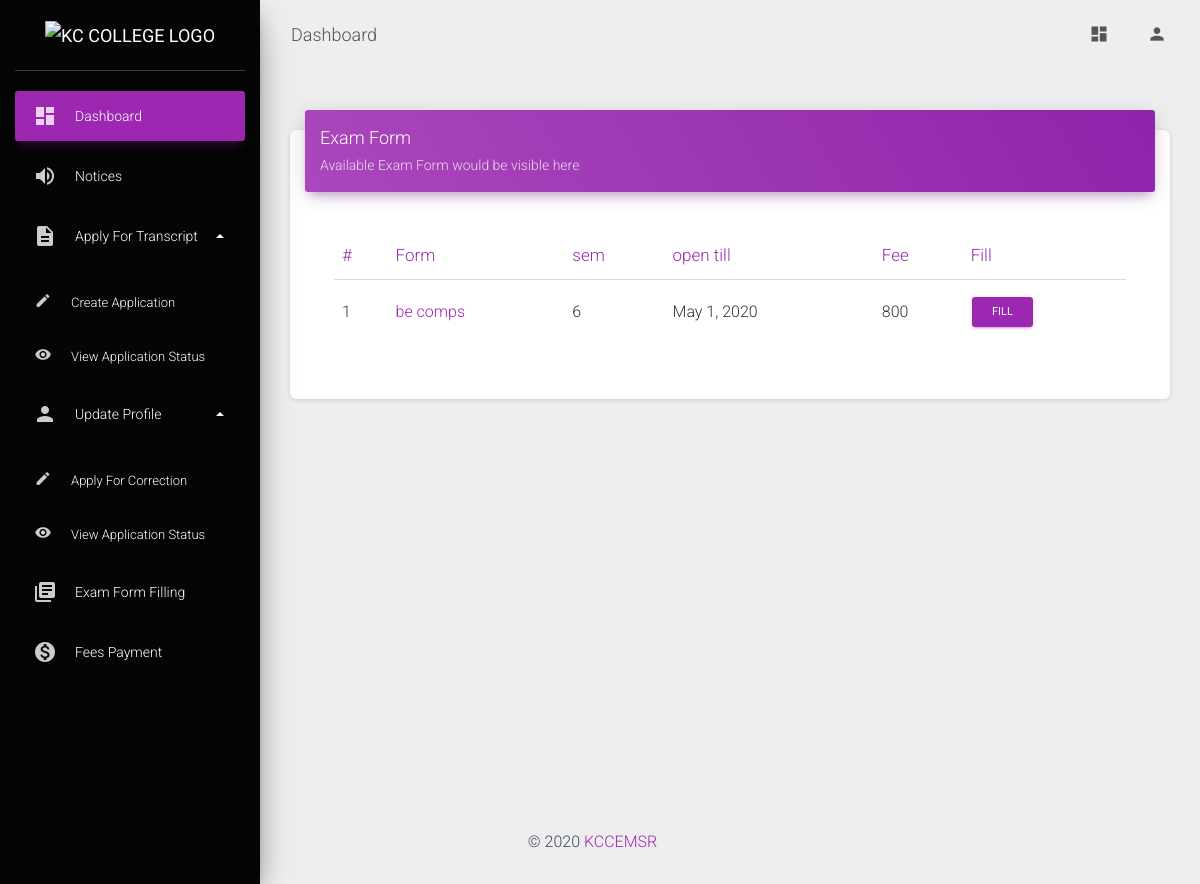
/examform/list (signed in), run on the app's committed database.
### examform/models.py (models this page shows)
class examform(models.Model):
    slug = models.SlugField(unique=True,blank=True,null=True)
    klass = models.ForeignKey(to=klass,on_delete=models.CASCADE,null=True,blank=True)
    ktclass = models.ForeignKey(to=ktclass,on_delete=models.CASCADE,null=True,blank=True)
    sem = models.CharField(max_length=2)
    added_on = models.DateTimeField(auto_now_add=True)
    open_till = models.DateField()
    addedby = models.ForeignKey(to=collegestaff,on_delete=models.CASCADE)
    is_kt = models.BooleanField(default=False)
    fee = models.IntegerField()
    def __str__(self):
        if self.klass != None:
            return self.klass.classname + " " +  self.sem
        else :
            return self.ktclass.classname + " " +  self.sem

### academic/models.py (models this page shows, shortened)
class klass(models.Model):
    classid = models.CharField(unique=True,max_length=16)
    classname = models.CharField(max_length=250)
    startingdate = models.DateField()
    endingdate = models.DateField()

### examform/views.py (the view)
# urls.py: path('examform/list', examformlist,name = "examformlist"),
def examformlist(request):
    user = request.user
    try:
        stdobj = student.objects.get(user=user)
    except student.DoesNotExist:
        stdobj = None
    if stdobj:
        klsobj = stdobj.enrolledclass
        ktclsobj = ktclass.objects.filter(student=stdobj)
        examformobj = examform.objects.filter(klass=klsobj)
        formlist = []
        ktform = None
        for kt in ktclsobj:
            ktform = examform.objects.filter(ktclass=kt)
        for form in examformobj:
            formlist.append(form)
        if ktform:
            for form in ktform:
                formlist.append(form)
        print(formlist)
        context = {'formlist': formlist}
    return render(request, 'main/examFormlist.html',context)

### accounts/models.py (called while the page is built)
    @property
    def is_active(self):
        return self.active

### examform/templates/main/examFormlist.html
{% extends 'base.html' %} {% block content %}
<div class="content">
  <div class="container-fluid">
    <div class="row">
      <div class="col-md-12">
        <div class="card">
          <div class="card-header card-header-primary">
            <h4 class="card-title">Exam Form</h4>
            <p class="card-category">
              Available Exam Form would be visible here
            </p>
          </div>
          <div class="card-body">
            <div class="table-responsive p-4" style="font-size: initial;">
              <table class="table">
                <thead class="text-primary">
                  <th>
                    #
                  </th>
                  <th>
                    Form
                  </th>
                  <th>
                    sem
                  </th>
                  <th>
                    open till
                  </th>
                  <th>
                    Fee
                  </th>
                  <th>
                    Fill
                  </th>
                </thead>
                <tbody>
                  <tr>
                    {% for form in formlist %}
                    <td>
                      {{ forloop.counter }}
                    </td>
                    <td class="text-primary">
                      {{form.klass.classname}} {{form.ktclass.classname}}
                    </td>
                    <td>
                      {{form.sem}}
                    </td>
                    <td>
                      {{form.open_till}}
                    </td>
                    <td>
                      {{form.fee}}
                    </td>
                    <td>
                      <a
                        href="{% url 'examForm:examform' form.slug %}"
                        class="btn btn-primary btn-sm"
                        >Fill</a
                      >
                    </td>
                    {% endfor %}
                  </tr>
                </tbody>
              </table>
            </div>
          </div>
        </div>
      </div>
    </div>
  </div>
</div>
{% endblock %}

### data on the page
examform: klass.classname "be comps", sem "6", open_till "May 1, 2020", fee "800"
